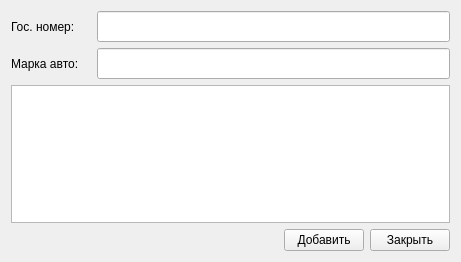
<?xml version="1.0" encoding="UTF-8"?>
<ui version="4.0">
 <class>Form</class>
 <widget class="QWidget" name="Form">
  <property name="geometry">
   <rect>
    <x>0</x>
    <y>0</y>
    <width>461</width>
    <height>262</height>
   </rect>
  </property>
  <property name="windowTitle">
   <string>Добавление автомобиля</string>
  </property>
  <layout class="QVBoxLayout" name="verticalLayout_3">
   <item>
    <layout class="QVBoxLayout" name="verticalLayout">
     <item>
      <layout class="QHBoxLayout" name="horizontalLayout_2">
       <item>
        <widget class="QLabel" name="gosNum_label">
         <property name="minimumSize">
          <size>
           <width>80</width>
           <height>31</height>
          </size>
         </property>
         <property name="maximumSize">
          <size>
           <width>16777215</width>
           <height>31</height>
          </size>
         </property>
         <property name="text">
          <string>Гос. номер:</string>
         </property>
        </widget>
       </item>
       <item>
        <widget class="QLineEdit" name="gosNum_lineEdit">
         <property name="minimumSize">
          <size>
           <width>0</width>
           <height>31</height>
          </size>
         </property>
         <property name="maximumSize">
          <size>
           <width>16777215</width>
           <height>31</height>
          </size>
         </property>
        </widget>
       </item>
      </layout>
     </item>
    </layout>
   </item>
   <item>
    <layout class="QHBoxLayout" name="horizontalLayout">
     <item>
      <widget class="QLabel" name="carMark_label">
       <property name="minimumSize">
        <size>
         <width>80</width>
         <height>31</height>
        </size>
       </property>
       <property name="maximumSize">
        <size>
         <width>16777215</width>
         <height>31</height>
        </size>
       </property>
       <property name="text">
        <string>Марка авто:</string>
       </property>
      </widget>
     </item>
     <item>
      <widget class="QLineEdit" name="carMark_lineEdit">
       <property name="minimumSize">
        <size>
         <width>0</width>
         <height>31</height>
        </size>
       </property>
       <property name="maximumSize">
        <size>
         <width>16777215</width>
         <height>31</height>
        </size>
       </property>
      </widget>
     </item>
    </layout>
   </item>
   <item>
    <layout class="QVBoxLayout" name="verticalLayout_2">
     <item>
      <widget class="QTableView" name="carInDb_tableView"/>
     </item>
    </layout>
   </item>
   <item>
    <layout class="QHBoxLayout" name="horizontalLayout_4">
     <item>
      <spacer name="horizontalSpacer">
       <property name="orientation">
        <enum>Qt::Horizontal</enum>
       </property>
       <property name="sizeHint" stdset="0">
        <size>
         <width>40</width>
         <height>20</height>
        </size>
       </property>
      </spacer>
     </item>
     <item>
      <widget class="QPushButton" name="add_pushButton">
       <property name="maximumSize">
        <size>
         <width>80</width>
         <height>16777215</height>
        </size>
       </property>
       <property name="text">
        <string>Добавить</string>
       </property>
      </widget>
     </item>
     <item>
      <widget class="QPushButton" name="close_pushButton">
       <property name="maximumSize">
        <size>
         <width>80</width>
         <height>16777215</height>
        </size>
       </property>
       <property name="text">
        <string>Закрыть</string>
       </property>
      </widget>
     </item>
    </layout>
   </item>
  </layout>
 </widget>
 <resources/>
 <connections/>
</ui>
